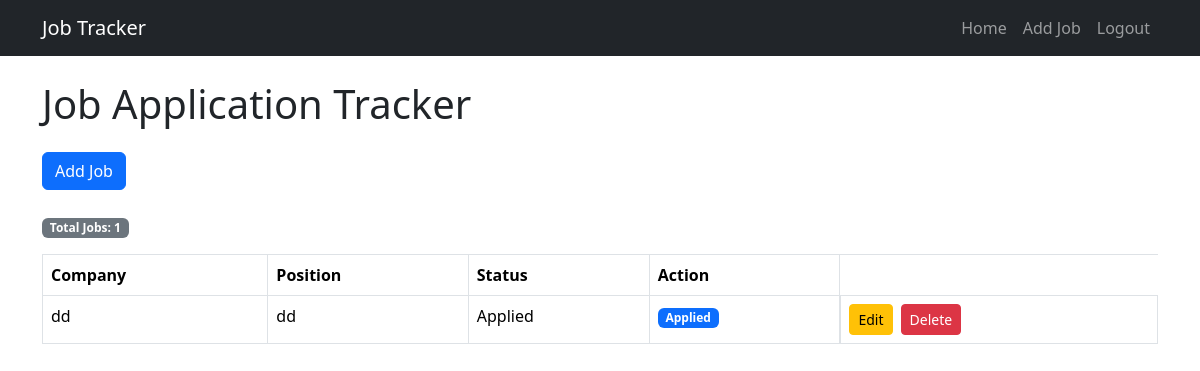
Page / (signed in) on the earlier database version.
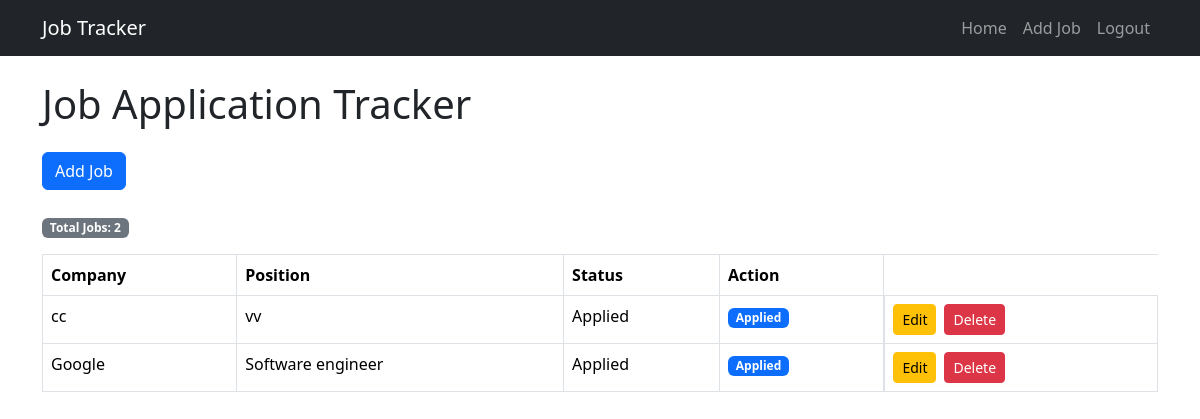
Same page on the later database version.
### tables this page shows
CREATE TABLE jobs (
    id INTEGER PRIMARY KEY AUTOINCREMENT,
    user_id INTEGER,
    company TEXT NOT NULL,
    position TEXT NOT NULL,
    status TEXT NOT NULL
);

### app.py (the view)
@app.route("/")
def index():
    if "user_id" not in session:
        return redirect("/login")
    db.execute(
        "SELECT * FROM jobs WHERE user_id = ?",
        (session["user_id"],)
    )
    jobs = db.fetchall()
    return render_template("index.html", jobs=jobs)

### templates/index.html (shortened to what this page needs)
{% extends "layout.html" %}
{% block main %}
{% if jobs %}
<h1 class="mb-4">Job Application Tracker</h1>
<a href="/add" class="btn btn-primary mb-4">
    Add Job
</a>
<p>
    <span class="badge bg-secondary">
        Total Jobs: {{ jobs|length }}
    </span>
</p>
<table class="table table-bordered table-hover">
    <thead>
        <tr>
            <th>Company</th>
            <th>Position</th>
            <th>Status</th>
            <th>Action</th>
        </tr>
    </thead>
    <tbody>
        {% for job in jobs %}
        <tr>
            <td>{{ job[2] }}</td>
            <td>{{ job[3] }}</td>
            <td>{{ job[4] }}</td>
            <td>{% if job[4] == "Applied" %}
                <span class="badge bg-primary">Applied</span>
            {% elif job[4] == "Interview" %}
                <span class="badge bg-warning">Interview</span>
            {% elif job[4] == "Offer" %}
                <span class="badge bg-success">Offer</span>
            {% elif job[4] == "Rejected" %}
                <span class="badge bg-danger">Rejected</span>
            {% else %}
                {{ job[4] }}
            {% endif %}
            </td>
                <td class="d-flex gap-2">
                    <a href="/edit/{{ job[0] }}" class="btn btn-warning btn-sm">
                        Edit
                    </a>
                    <form action="/delete/{{ job[0] }}" method="post" style="display:inline;">
                    <button class="btn btn-danger btn-sm" type="submit">
                        Delete
                    </button>
                </form>
            </td>
        </tr>
        {% endfor %}
    </tbody>
</table>
{% endif %}
{% endblock %}

### templates/layout.html (shortened to what this page needs)
<!DOCTYPE html>
<html lang="en">
<head>
    <link href="https://cdn.jsdelivr.net/npm/bootstrap@5.3.3/dist/css/bootstrap.min.css" rel="stylesheet">
</head>
<body>
    <nav class="navbar navbar-expand-lg navbar-dark bg-dark">
        <div class="container">
            <a class="navbar-brand" href="/">Job Tracker</a>
        <div class="navbar-nav ms-auto">
            {% if session.get("user_id") %}
                <a class="nav-link" href="/">Home</a>
                <a class="nav-link" href="/add">Add Job</a>
                <a class="nav-link" href="/logout">Logout</a>
            {% else %}
                <a class="nav-link" href="/login">Login</a>
                <a class="nav-link" href="/register">Register</a>
            {% endif %}
        </div>
        </div>
    </nav>
    <main class="container mt-4">
        {% block main %}{% endblock %}
    </main>
</body>
</html>

Differences in the rows shown:
removed jobs: company "dd", position "dd", status "Applied"
added jobs: company "cc", position "vv", status "Applied"
added jobs: company "Google", position "Software engineer", status "Applied"
Other differences:
{{ jobs|length }}: "1" → "2"
